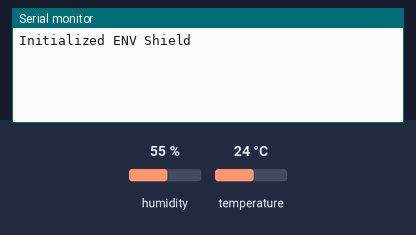
The sketch below on a simulated Arduino MKR. On the bench: the last lines printed to the serial monitor. The test bench sets the inputs (shaded band); at power-on: humidity 55 %, temperature 24 °C. No radio packets arrive unless stated.

Above: at 1.2 s.
1.3 s: humidity set to 22 %
At 15.5 s:
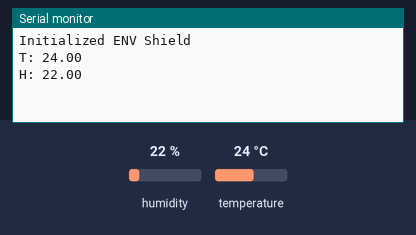
23.7 s: temperature set to 12 °C
At 30.6 s:
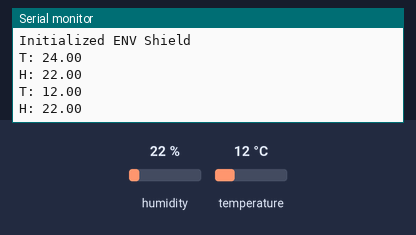
46.1 s: humidity set to 40 %
At 60.7 s:
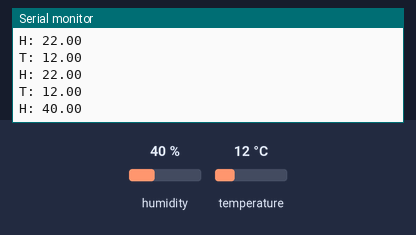

Measured:
- after the input at 1.3 s, the serial monitor: prints a new line after 13.7 s (image 1)
- after the input at 23.7 s, the serial monitor: prints a new line after 6.3 s (image 2)
- after the input at 46.1 s, the serial monitor: prints a new line after 13.9 s (image 3)

The sketch:

MKR-WAN-Simple-LoRa-Sender.ino
```cpp
#include <Arduino_MKRENV.h>
#include <SPI.h>
#include <LoRa.h>

unsigned long lastRead = millis();
const int myDelay = 15000;

float temperature, humidity;
const int stationId = 1;

void setup() {
  // put your setup code here, to run once:
  Serial.begin(115200);
  while (!ENV.begin()) {
    Serial.println("Failed to initialive ENV Shield, waiting ...");
    delay(10000);
  }
  Serial.println("Initialized ENV Shield");
  if (!LoRa.begin(915E6)) {
    Serial.println("Failed to initialize LoRa, aborting");
    while(true);
  }
}

void loop() {
  // put your main code here, to run repeatedly:
  if (millis() - lastRead > myDelay) {
    lastRead = millis();
    temperature = ENV.readTemperature();
    humidity = ENV.readHumidity();
    Serial.print("T: ");
    Serial.println(temperature);
    Serial.print("H: ");
    Serial.println(humidity);

    LoRa.beginPacket();
    LoRa.print(stationId);
    LoRa.print(":");
    LoRa.print(temperature);
    LoRa.print("|");
    LoRa.print("humidity");
    LoRa.endPacket();
  }
}
```
